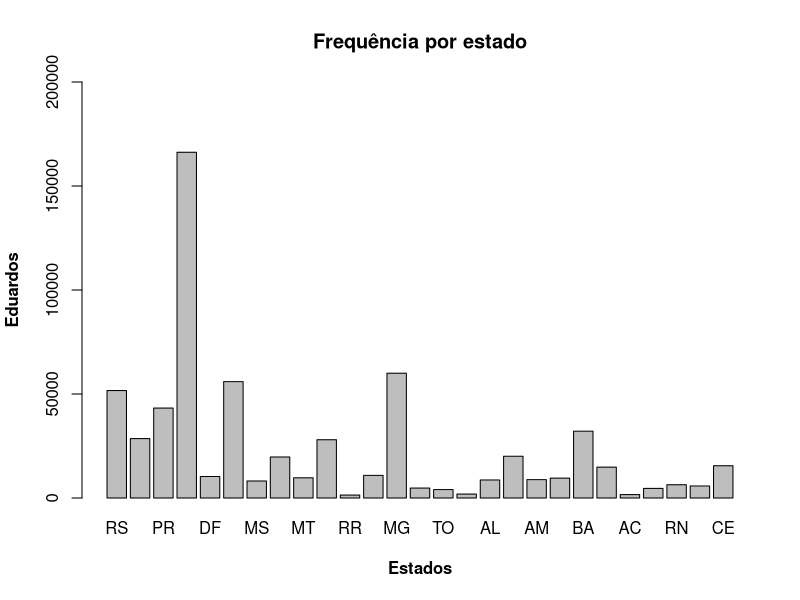
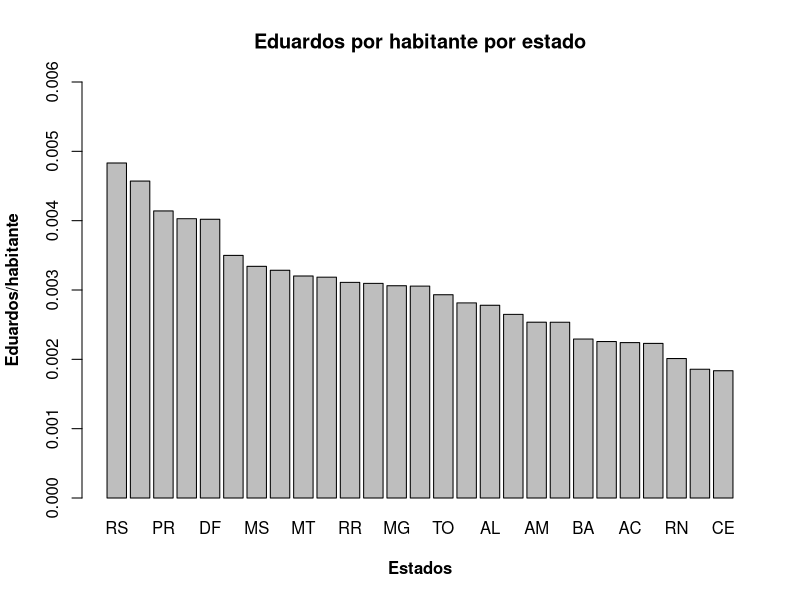

Write R code to recreate these figures, in order. (Note: this script raises an error after producing the figures.)
# Eduardo Freire Mangabeira 116137191
# Trabalho 1 de AED
# 1)
# item a)
nomes = read.table("eduardobrasil.txt", col.names=c("UF","Pop","Freq","Taxa"))
UF <- nomes$UF
Freq <- nomes$Freq
barplot(Freq, main = "Frequência por estado", ylim=c(0,200000),xlab="Estados",ylab="Eduardos",font.lab=2,names.arg=UF)
# item b)
Pop <- nomes$Pop
barplot(Freq/Pop, main = "Eduardos por habitante por estado", ylim=c(0,0.006),xlab="Estados",ylab="Eduardos/habitante",font.lab=2,names.arg=UF)
# item c)
Taxa <- nomes$Taxa
Sul <- c("SC","RS","PR")
Norte <- c("PA","TO","AM","AP","RR","RO","AC")
Centro_Oeste <- c("MT","MS","GO","DF")
Nordeste <- c("MA","BA","PE","CE","SE","AL","RN","PI","PB")
Sudeste <- c("RJ","SP","MG","ES")
Regioes <- c(Sul, Sudeste, Nordeste, Centro_Oeste, Norte)
Taxa_sul = 0
for(i in UF){
  for (j in Sul){
    if(UF[i] == Sul[j]){
      Taxa_sul = Taxa_sul + Taxa[i]
    }
  }
}
